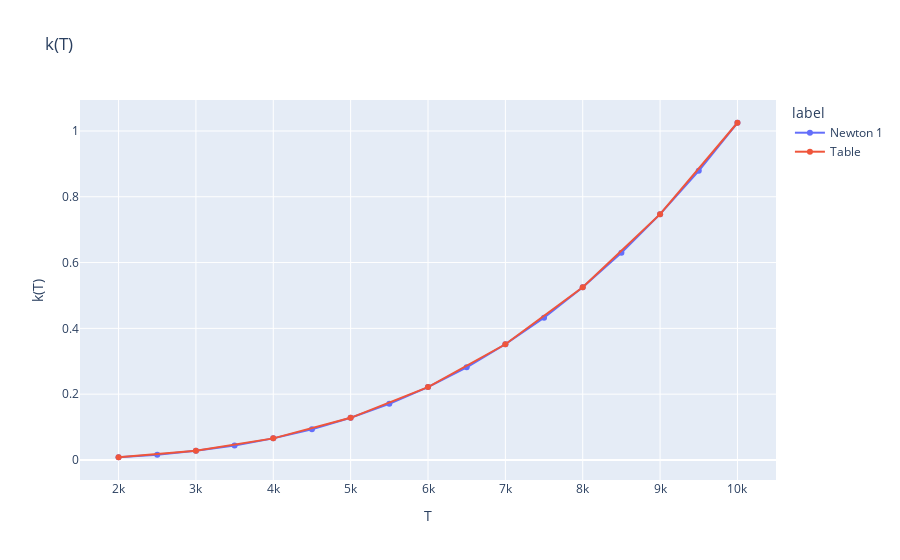

Notebook code for this chart:
### Code cell
import plotly.express as px
import pandas as pd

# cnt = 20
# step = (data_kT[-1][0] - data_kT[0][0]) / cnt
step = 500
Tvals = list(map(lambda x: float(x), np.arange(data_kT[0][0], data_kT[-1][0] + step, step )))
kvals = [k(t) for t in Tvals]
tab_Tvals = [data_kT[i][0] for i in range(len(data_kT))]
tab_kvals = [data_kT[i][1] for i in range(len(data_kT))]

df1 = pd.DataFrame({"T": Tvals, "k(T)": kvals, "label": [f"Newton {nNewton}"] * len(Tvals) })
df2 = pd.DataFrame({"T": tab_Tvals, "k(T)": tab_kvals, "label": ["Table"] * len(tab_kvals)})
df = pd.concat([df1, df2])

fig = px.line(df, x="T", y="k(T)", color="label", title="k(T)", markers = True)
fig.show()

### Figure 1 — Plotly figure (JSON) as saved in the notebook; plotly's stock layout.template omitted (floating-point values rounded to 4 significant figures)
{"data": [{"hovertemplate": "label=Newton 1<br>T=%{x}<br>k(T)=%{y}<extra></extra>", "legendgroup": "Newton 1", "line": {"color": "#636efa", "dash": "solid"}, "marker": {"symbol": "circle"}, "mode": "lines+markers", "name": "Newton 1", "orientation": "v", "showlegend": true, "type": "scatter", "x": [2000.0, 2500.0, 3000.0, 3500.0, 4000.0, 4500.0, 5000.0, 5500.0, 6000.0, 6500.0, 7000.0, 7500.0, 8000.0, 8500.0, 9000.0, 9500.0, 10000.0], "xaxis": "x", "y": [0.0082, 0.01602, 0.02768, 0.04395, 0.0656, 0.09339, 0.1281, 0.1705, 0.2214, 0.2815, 0.3516, 0.4324, 0.5248, 0.6295, 0.7472, 0.8788, 1.025], "yaxis": "y"}, {"hovertemplate": "label=Table<br>T=%{x}<br>k(T)=%{y}<extra></extra>", "legendgroup": "Table", "line": {"color": "#EF553B", "dash": "solid"}, "marker": {"symbol": "circle"}, "mode": "lines+markers", "name": "Table", "orientation": "v", "showlegend": true, "type": "scatter", "x": [2000.0, 3000.0, 4000.0, 5000.0, 6000.0, 7000.0, 8000.0, 9000.0, 10000.0], "xaxis": "x", "y": [0.0082, 0.02768, 0.0656, 0.1281, 0.2214, 0.3516, 0.5248, 0.7472, 1.025], "yaxis": "y"}], "layout": {"legend": {"title": {"text": "label"}, "tracegroupgap": 0}, "title": {"text": "k(T)"}, "xaxis": {"anchor": "y", "domain": [0, 1], "title": {"text": "T"}}, "yaxis": {"anchor": "x", "domain": [0, 1], "title": {"text": "k(T)"}}}}
